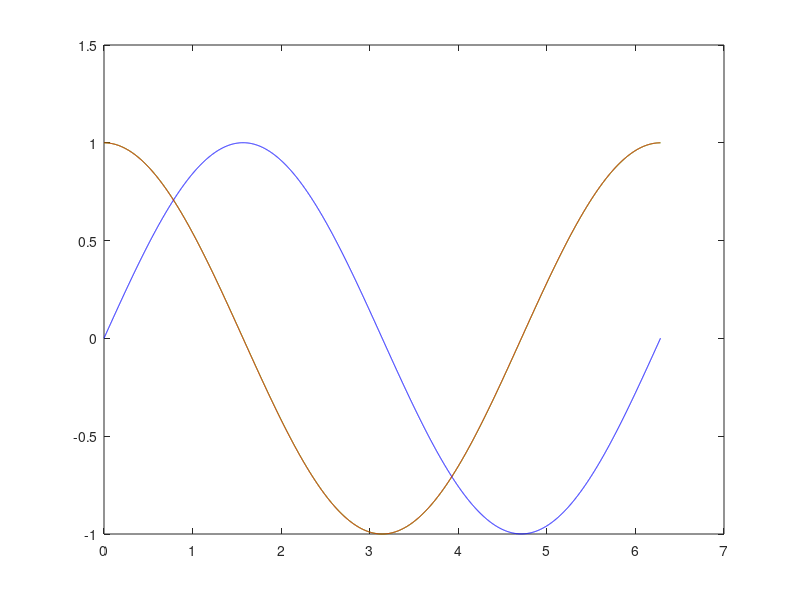

Write the MATLAB code that produced this figure.
close all;
clearvars;

dx = 0.001;
x=0:dx:2*pi;
y=cos(x);



%integrieren
int_y = cumsum(y*dx);
int2_y = diff(int_y)/dx;

plot(x,y, 'g')
hold on;
plot(x,int_y, 'b');
hold on;
plot(x(1:end-1),int2_y, 'r');

%y = fibonacci_fun_01(8)
